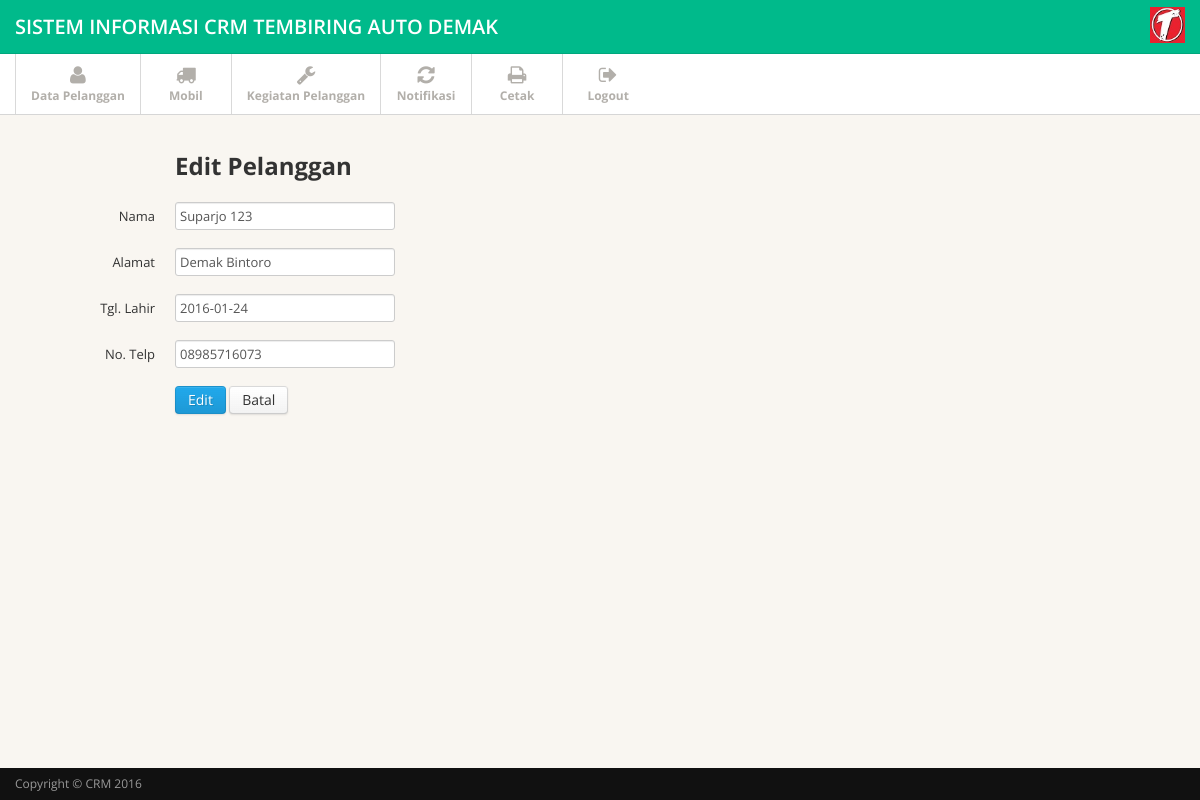
The page /edit_pelanggan.php?id=1 (signed in) on the database its author committed.
### tables this page shows
CREATE TABLE IF NOT EXISTS `pelanggan` (
  `id_pelanggan` int(5) unsigned NOT NULL AUTO_INCREMENT,
  `nama` varchar(30) NOT NULL,
  `alamat` varchar(30) NOT NULL,
  `tanggal_lahir` date NOT NULL,
  `no_telepon` varchar(12) NOT NULL,
  PRIMARY KEY (`id_pelanggan`)
);

### sistem/db/MysqliDb.php (called while the page is built, shortened)
<?php
class MysqliDb
{
    public static $prefix = '';
    protected $_mysqli;
    protected $_query;
    protected $_queryOptions = array();
    protected $_orderBy = array();
    protected $_groupBy = array();
    protected $_bindParams = array('');
    protected $host;
    protected $username;
    protected $password;
    protected $db;
    protected $port;
    protected $charset;
    public $returnType = 'array';
    protected $_nestJoin = false;
    private $_tableName = '';
    protected $_mapKey = null;
    public function __construct($host = 'localhost', $username = 'root', $password = '', $db = 'crm', $port = null, $charset = 'utf8')
    {
        $isSubQuery = false;
        if (is_object($host)) {
            $this->_mysqli = $host;
        } else {
            $this->host = $host;
        }
        $this->username = $username;
        $this->password = $password;
        $this->db = $db;
        $this->port = $port;
        $this->charset = $charset;
    }
    public function connect()
    {
        $this->_mysqli = new mysqli($this->host, $this->username, $this->password, $this->db, $this->port);
        if ($this->charset) {
            $this->_mysqli->set_charset($this->charset);
        }
    }
    public function mysqli()
    {
        return $this->_mysqli;
    }
    protected function reset()
    {
        $this->_orderBy = array();
        $this->_groupBy = array();
        $this->_bindParams = array('');
        $this->_query = null;
        $this->_queryOptions = array();
        $this->returnType = 'array';
        $this->_nestJoin = false;
        $this->_tableName = '';
        $this->_mapKey = null;
    }
    public function get($tableName, $numRows = null, $columns = '*')
    {
        $column = is_array($columns) ? implode(', ', $columns) : $columns;
        if (strpos($tableName, '.') === false) {
            $this->_tableName = self::$prefix . $tableName;
        } else {
            $this->_tableName = $tableName;
        }
        $this->_query = 'SELECT ' . implode(' ', $this->_queryOptions) . ' ' .
            $column . " FROM " . $this->_tableName;
        $stmt = $this->_buildQuery($numRows);
        $stmt->execute();
        $res = $this->_dynamicBindResults($stmt);
        return $res;
    }
    public function getOne($tableName, $columns = '*')
    {
        $res = $this->get($tableName, 1, $columns);
        if ($res instanceof MysqliDb) {
            return $res;
        } elseif (is_array($res) && isset($res[0])) {
            return $res[0];
        } elseif ($res) {
            return $res;
        }
        return null;
    }
    protected function _determineType($item)
    {
        switch (gettype($item)) {
            case 'NULL':
            case 'string':
                return 's';
                break;
        }
        return '';
    }
    protected function _bindParam($value)
    {
        $this->_bindParams[0] .= $this->_determineType($value);
        array_push($this->_bindParams, $value);
    }
    protected function _buildPair($operator, $value)
    {
        if (!is_object($value)) {
            return ' ' . $operator . ' ? ';
        }
        $subQuery = $value->getSubQuery();
        return " " . $operator . " (" . $subQuery['query'] . ") " . $subQuery['alias'];
    }
    protected function _buildQuery($numRows = null, $tableData = null)
    {
        $stmt = $this->_prepareQuery();
        if (count($this->_bindParams) > 1) {
            call_user_func_array(array($stmt, 'bind_param'), $this->refValues($this->_bindParams));
        }
        return $stmt;
    }
    protected function _dynamicBindResults(mysqli_stmt $stmt)
    {
        $parameters = array();
        $results = array();
        $mysqlLongType = 252;
        $shouldStoreResult = false;
        $meta = $stmt->result_metadata();
        $row = array();
        while ($field = $meta->fetch_field()) {
            if ($this->_nestJoin && $field->table != $this->_tableName) {
                $field->table = substr($field->table, strlen(self::$prefix));
                $row[$field->table][$field->name] = null;
                $parameters[] = & $row[$field->table][$field->name];
            } else {
                $row[$field->name] = null;
                $parameters[] = & $row[$field->name];
            }
        }
        call_user_func_array(array($stmt, 'bind_result'), $parameters);
        while ($stmt->fetch()) {
            if ($this->returnType == 'object') {
                $result = new stdClass ();
                foreach ($row as $key => $val) {
                    if (is_array($val)) {
                        $result->$key = new stdClass ();
                        foreach ($val as $k => $v) {
                            $result->$key->$k = $v;
                        }
                    } else {
                        $result->$key = $val;
                    }
                }
            } else {
                $result = array();
                foreach ($row as $key => $val) {
                    if (is_array($val)) {
                        foreach ($val as $k => $v) {
                            $result[$key][$k] = $v;
                        }
                    } else {
                        $result[$key] = $val;
                    }
                }
            }
            if ($this->_mapKey) {
                $results[$row[$this->_mapKey]] = count($row) > 2 ? $result : end($result);
            } else {
                array_push($results, $result);
            }
        }
        return $results;
    }
    protected function _buildCondition($operator, &$conditions)
    {
        if (empty($conditions)) {
            return;
        }
        $this->_query .= ' ' . $operator;
        foreach ($conditions as $cond) {
            list ($concat, $varName, $operator, $val) = $cond;
            $this->_query .= " " . $concat . " " . $varName;
            switch (strtolower($operator)) {
                default:
                    if (is_array($val)) {
                        $this->_bindParams($val);
                    } elseif ($val === null) {
                        $this->_query .= $operator . " NULL";
                    } elseif ($val != 'DBNULL' || $val == '0') {
                        $this->_query .= $this->_buildPair($operator, $val);
                    }
            }
        }
    }
    protected function _buildGroupBy()
    {
        if (empty($this->_groupBy)) {
            return;
        }
        $this->_query .= " GROUP BY ";
        $this->_query = rtrim($this->_query, ', ') . " ";
    }
    protected function _buildOrderBy()
    {
        if (empty($this->_orderBy)) {
            return;
        }
        $this->_query .= " ORDER BY ";
        $this->_query = rtrim($this->_query, ', ') . " ";
    }
    protected function _buildLimit($numRows)
    {
        if (is_array($numRows)) {
            $this->_query .= ' LIMIT ' . (int) $numRows[0] . ', ' . (int) $numRows[1];
        } else {
            $this->_query .= ' LIMIT ' . (int) $numRows;
        }
    }
    protected function _prepareQuery()
    {
        if (!$stmt = $this->mysqli()->prepare($this->_query)) {
            $msg = "Problem preparing query ($this->_query) " . $this->mysqli()->error;
            $this->reset();
            throw new Exception($msg);
        }
        return $stmt;
    }
    protected function refValues(array &$arr)
    {
        if (strnatcmp(phpversion(), '5.3') >= 0) {
            $refs = array();
            foreach ($arr as $key => $value) {
                $refs[$key] = & $arr[$key];
            }
            return $refs;
        }
        return $arr;
    }
    protected function replacePlaceHolders($str, $vals)
    {
        $i = 1;
        $newStr = "";
        while ($pos = strpos($str, "?")) {
            $val = $vals[$i++];
            $newStr .= substr($str, 0, $pos) . "'" . $val . "'";
            $str = substr($str, $pos + 1);
        }
        $newStr .= $str;
        return $newStr;
    }
}

### edit_pelanggan.php (the view, shortened to what this page needs)
<?php include 'template/navbar.php'  ?>
<?php include 'template/subnavbar.php'  ?>
<?php
	include 'sistem/db/MysqliDb.php';
	$db = new MysqliDb();
	$id_pelanggan = $_GET['id'];
	$db->where('id_pelanggan', $id_pelanggan);
	$pelanggan = $db->getOne('pelanggan');
?>
<div class="main">
  <div class="main-inner">
    <div class="container">
      <div class="row">
        <div class="span6">
        	<form class="form-horizontal" action="proses_edit_pelanggan.php" method="post" accept-charset="utf-8">
        		<fieldset>
        		<h2 class="control-group controls">Edit Pelanggan</h2>
        		<div class="control-group">
					<label class="control-label" for="nama">Nama</label>
					<div class="controls">
						<input type="text" name="nama" id="nama" value="<?= $pelanggan['nama']; ?>" placeholder="Nama">
					</div>
				</div>
				<div class="control-group">
					<label class="control-label" for="alamat">Alamat</label>
					<div class="controls">
						<input type="text" name="alamat" id="alamat" value="<?= $pelanggan['alamat']; ?>" placeholder="Alamat">
					</div>
				</div>
				<div class="control-group">
					<label class="control-label" for="tgl_lahir">Tgl. Lahir</label>
					<div class="controls">
						<input type="text" id="tgl_lahir" name="tgl_lahir" id="tgl_lahir" value="<?= $pelanggan['tanggal_lahir']; ?>" placeholder="Tgl. Lahir">
					</div>
				</div>
				<div class="control-group">
					<label class="control-label" for="no_telepon">No. Telp</label>
					<div class="controls">
						<input type="text" name="no_telepon" id="no_telepon" value="<?= $pelanggan['no_telepon']; ?>" placeholder="No. Telp">
					</div>
				</div>
				<div class="controls">
				 	<button type="submit" class="btn btn-primary">Edit</button>
				 	<a href="pelanggan.php" class="btn btn-default" title="">Batal</a>
				</div>
        		</fieldset>
        	</form>
        </div>
      </div>
    </div>
  </div>
</div>
<?php include('template/footer.php')  ?>

### asset/css/style.css (style rules this page uses)
body { background: #f9f6f1; font: 13px/1.7em 'Open Sans'; }
input, button, select, textarea { font-family: 'Open Sans'; }
.main { padding-bottom: 2em; border-bottom: 1px solid #000; }

### template/navbar.php (style rules this page uses)
.main { padding-bottom: 2em; border-bottom: 0px; }

### rows shown on the page
pelanggan: nama "Suparjo 123", alamat "Demak Bintoro", tgl_lahir "2016-01-24", no_telepon "08985716073"
